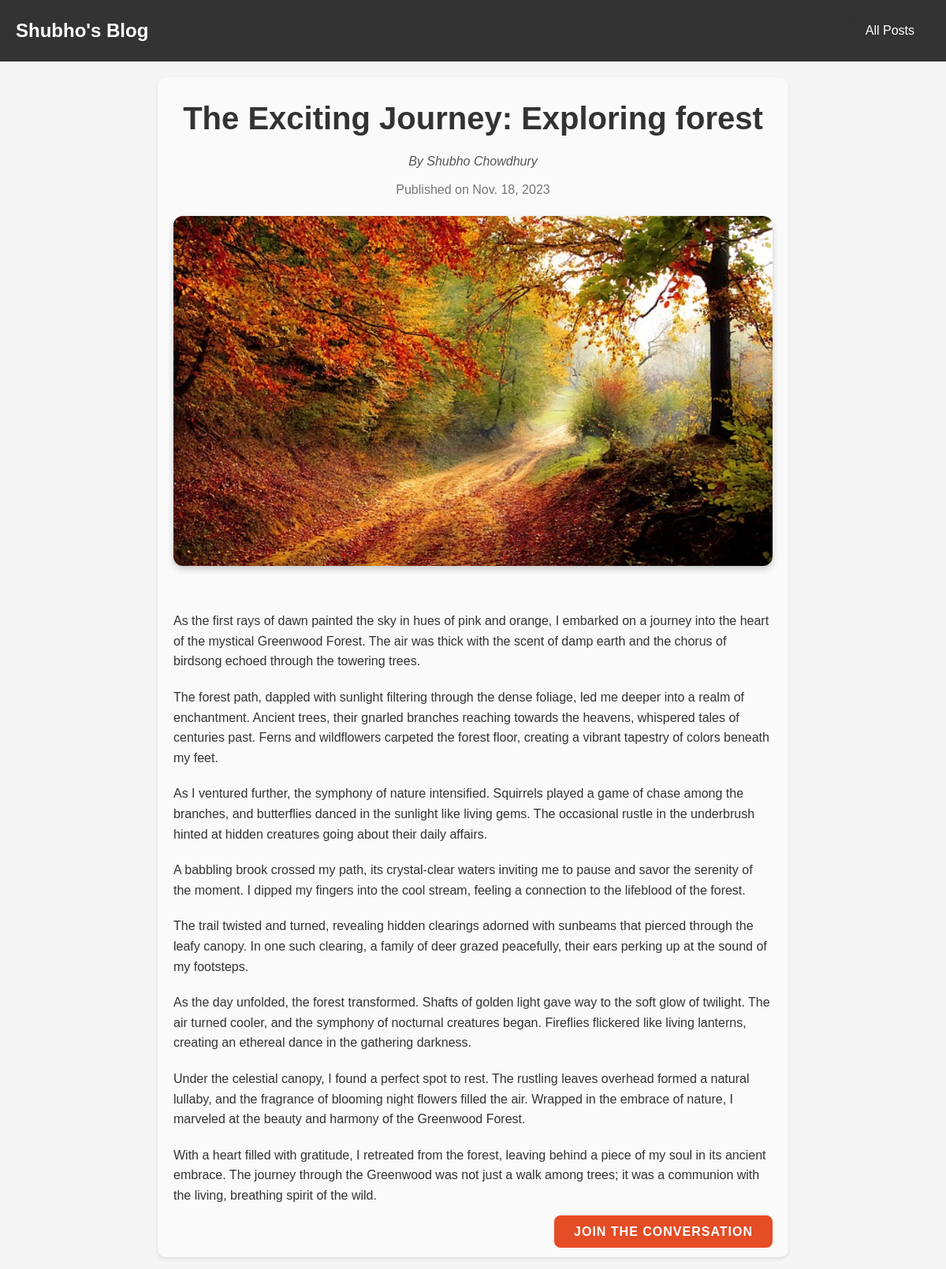
The app's page /posts/wondering-in-the-forest with its own data.
### blog/models.py (models this page shows, shortened)
class Post(models.Model):
    title = models.CharField(max_length=100)
    image_name = models.CharField(max_length=50)
    excerpt = models.CharField(max_length=500)
    date = models.DateField(auto_now=True)
    slug = models.SlugField(default="", blank=True,null=False,
                            db_index=True)
    content = models.TextField()
    author = models.ForeignKey(Author, null=True, on_delete=models.SET_NULL)
    tag = models.ManyToManyField(Tag)

class Author(models.Model):
    first_name = models.CharField(max_length=20)
    last_name = models.CharField(max_length=20)
    email = models.EmailField()
    def __str__(self) -> str:
        return f"{self.first_name} {self.last_name}"

### blog/views.py (the view)
# urls.py: path("posts/<slug:slug>", views.single_post, name='single-post')
def single_post(request, slug):
    try:
        post = Post.objects.get(slug=slug)
        return render(request, 'blog/single-post.html',{
            "post": post
        })
    except:
        return render(request, '404.html')

### blog/templates/blog/single-post.html (shortened to what this page needs)
{% extends "base.html" %}
{% load static %}
{% block css_files %}
<link rel="stylesheet" href="{% static 'blog/single-post.css' %}">
{% endblock css_files %}
{% block content %}
{% include "blog/includes/header.html" %}
<article class="single-post">
    <header class="post-header">
        <h1 class="post-title">The Exciting Journey: {{post.title}}</h1>
        <p class="post-author">By {{post.author}}</p>
        <p class="post-date">Published on {{post.date}}</p>
    </header>
    <div class="post-thumbnail">
        <img src={% static "blog/images/"|add:post.image_name %} alt="Post Image">
    </div>
    <div class="post-content">
        <p>
        {{post.content | linebreaks}}
        </p>
    </div>
    <footer class="post-footer">
        <a href="#comments" class="comment-link">Join the Conversation</a>
    </footer>
</article>
{% endblock content %}

### blog/static/blog/single-post.css (style rules this page uses)
* { margin: 0; padding: 0; box-sizing: border-box; }
body { font-family: 'Arial', sans-serif; background-color: #f5f5f5; color: #333; line-height: 1.6; }
.single-post { background-color: #fff; padding: 20px; border-radius: 10px; box-shadow: 0 2px 4px rgba(0, 0, 0, 0.1); margin: 20px auto; max-width: 800px; }
.post-header { text-align: center; margin-bottom: 20px; }
.post-title { font-size: 2em; margin-bottom: 10px; }
.post-author { font-style: italic; color: #777; margin-bottom: 10px; }
.post-date { color: #777; }
.post-thumbnail img { width: 100%; height: auto; border-radius: 8px; margin-bottom: 20px; box-shadow: 0 2px 4px rgba(0, 0, 0, 0.1); }
.post-content p { margin-bottom: 15px; }
.post-footer { text-align: right; }
.comment-link { padding: 8px 15px; background-color: #333; color: #fff; text-decoration: none; border-radius: 5px; }
body { transition: background-color 0.5s ease; }
.single-post { background-color: #fafafa; color: #333; transition: background-color 0.5s ease, color 0.5s ease; }
.post-title { font-size: 2.5em; color: #333; }
.post-author { font-style: italic; color: #555; }
.post-content p { margin-bottom: 20px; }
.post-thumbnail img { width: 100%; height: auto; border-radius: 12px; margin-bottom: 30px; box-shadow: 0 4px 8px rgba(0, 0, 0, 0.2); }
.comment-link { padding: 12px 25px; background-color: #e44d26; color: #fff; border-radius: 8px; text-transform: uppercase; font-weight: bold; letter-spacing: 1px; transition: background-color 0.3s ease; }

### records on screen
Post: title "Exploring forest", author "Shubho Chowdhury", date "Nov. 18, 2023", image_name (picture), content "As the first rays of dawn painted the sky in hues of pink and orange, I embarked on a journey into the heart of the mystical Greenwood Forest. The air was thick with the scent of damp earth and the chorus of birdsong echoed through the towering trees. The forest path, dappled with sunlight filtering through the dense foliage, led me deeper into a realm of enchantment. Ancient trees, their gnarled branches reaching towards the heavens, whispered tales of centuries past. Ferns and wildflowers carpeted the forest floor, creating a vibrant tapestry of colors beneath my feet. As I ventured further, the symphony of nature intensified. Squirrels played a game of chase among the branches, and…"
